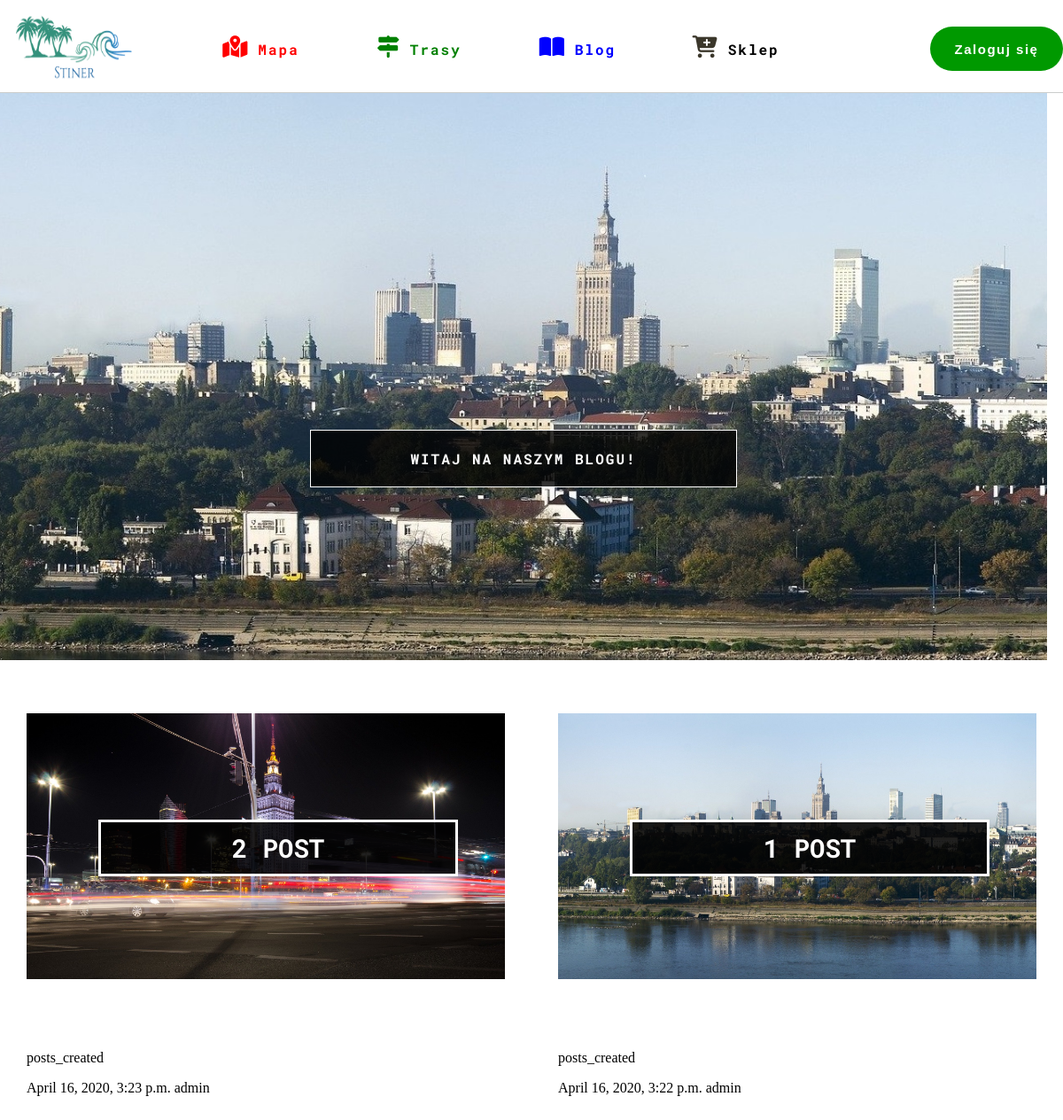
/blog/, run on an earlier commit of the app's database.
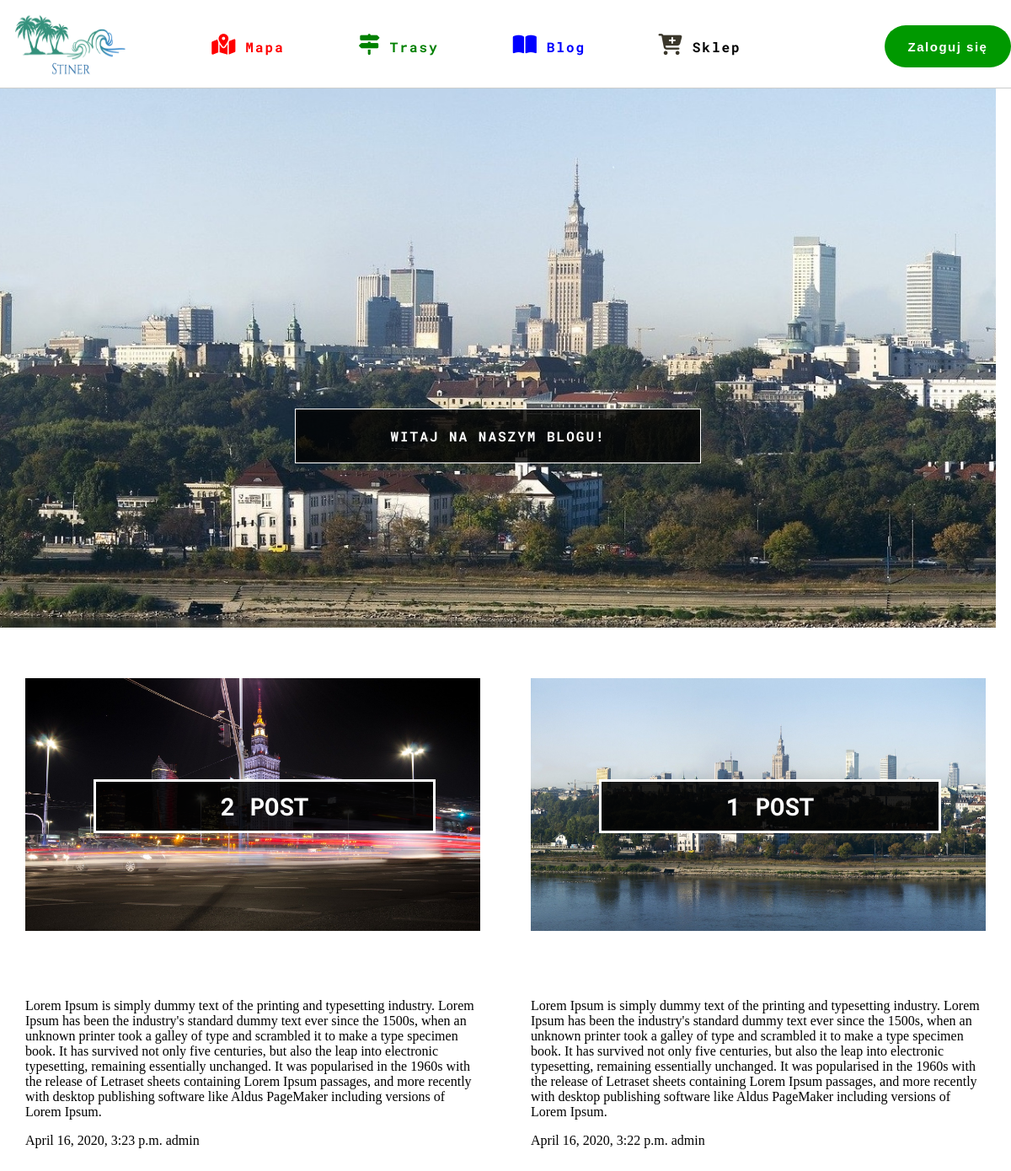
And on a later commit of the database.
### blog/models.py (models this page shows, shortened)
class Post(models.Model):
    STATUT_CHOICES = (
        ('draft', 'Szkic'),
        ('published', 'Opublikowany'),
    )
    owner = models.ForeignKey(User, related_name='posts_created', on_delete=models.CASCADE)
    title = models.CharField(max_length=30)
    slug = models.SlugField(max_length=250)
    image = models.ImageField(upload_to='media/img/%Y/%m%d')
    body = models.TextField()
    publish = models.DateTimeField(default=timezone.now)
    created = models.DateTimeField(auto_now_add=True)
    status = models.CharField(max_length=10, choices=STATUT_CHOICES, default='draft')
    class Meta:
        ordering = ('-publish',)

### blog/views.py (the view)
# urls.py: path('', views.PostsListView.as_view(), name='list_posts'),
class PostsListView(ListView):
    model = Post
    template_name = 'blog/list.html'
    def get_queryset(self):
        posts = super(PostsListView, self).get_queryset()
        return posts

### blog/templates/blog/list.html
{% extends "base.html" %}
{% load static %}
{% block content %}
<div class="content">
    <div class="blog_title">
        <div class="title"><p>Witaj na naszym Blogu! </p> </div>
    </div>
    <div class="posts">
        {% for post in object_list %}
            <div class="post">
                <div class="image"><img src='{{post.image.url}}' alt=""></div>
                <div class="title"><p>{{post.title}}</p></div>
                <div class="body"><p>{{post.body}}</p></div>
                <div class="info"><p>{{post.created}} {{post.owner}}</p></div>
            </div>
        {% endfor %}
    </div>
</div>
{% endblock %}

### blog/templates/base.html (shortened to what this page needs)
{% load static %}
<!DOCTYPE html>
<html lang="en">
<head>
    <link rel="stylesheet" href="{% static 'css/style.css' %}">
</head>
<body>
<div id="top">
    <div class="logo"><img src="{% static 'img/logo.png' %}" alt="logo"></div>
    <div class="menu">
        <ul>
            <li class="red"><a href="/"><i class="fas fa-map-marked-alt"></i>Mapa</a></li>
            <li class="green"><a href="#"><i class="fas fa-map-signs"></i>Trasy</a></li>
            <li class="blue"><a href="#"><i class="fas fa-book-open"></i>Blog</a></li>
            <li><a href="#"><i class="fas fa-cart-plus"></i>Sklep</a></li>
        </ul>
    </div>
    <div class="login">
        {% if user.is_authenticated %}
        <button><a href="{% url 'logout' %}">Wyloguj się</a></button>
        {% else %}
        <button><a href="{% url 'login' %}">Zaloguj się</a></button>
        {% endif %}
    </div>
</div>
{% block content %}
{% endblock %}
</body>
</html>

### map/static/css/style.css (style rules this page uses)
html, body { width: 100%;height: 100%;margin: 0;padding: 0; }
#top { border-bottom:1px solid #cbcdcc; height: 13vh; display:flex; }
#top div.logo { margin:10px; height:11vh; width: 150px; }
#top div.logo img { width:100%; height:100%; }
div#top div.menu { width:65%; height:10vh; font-family: 'Roboto Mono', monospace; }
div#top div.menu ul { display:flex; justify-content:space-between; list-style:none; height:11vh; }
div#top div.menu ul li { width: 25%; line-height:10vh; }
div#top div.menu ul li a { display:block; text-align: center; color: black; font-weight:bold; font-size:16px; letter-spacing:2px; text-decoration:none; }
div#top div.menu ul li.red a { color:red; }
div#top div.menu ul li.blue a { color:blue; }
div#top div.menu ul li.green a { color:green }
div#top div.menu ul li a i { font-size:25px; margin-right:10px; color: #3b372b; }
div#top div.menu ul li.red a i { color:red; }
div#top div.menu ul li.green a i { color:green; }
div#top div.menu ul li.blue a i { color:blue; }
div.login { margin-left:130px; }
div.login button { margin-top:30px; width:150px; height:50px; border-radius:25px; border-style: none; background-color:#009900; }
div.login button a { color:white; font-weight:bold; letter-spacing:1.5px; text-decoration:none; font-size:15px; }
div.blog_title { width:98.5vw; height:80vh; background-image: url("../../static/img/city.jpg"); background-size: cover; background-repeat: no-repeat; background-position: center; }
div.blog_title div.title { color: white; position: relative; top:380px; border:1px solid white; background-color: rgba(0, 0, 0, 0.8); width:40vw; padding: 5px 0; margin: 0 auto; text-align: center; }
div.blog_title div.title p { text-transform: uppercase; font-weight: bold; font-family: 'Roboto Mono', monospace; letter-spacing: 2px; }
div.posts { display: flex; flex-direction: row; flex-wrap: wrap; margin: 50px 0; }
div.posts div.post { width:45vw; margin: 10px auto; height:600px; }
div.posts div.post div.image { width:100%; height: 300px; }
div.posts div.post div.title { position: relative; top:-180px; border:3px solid white; width: 400px; left:15%; background-color: rgba(0, 0, 0, 0.87); text-align: center; }
div.posts div.post div.title p { color: white; font-size: 29px; font-weight: bold; font-family: 'Roboto Mono', monospace; margin: 10px; text-transform: uppercase; }
div.posts div.post div.body { margin:0; }

What changed in the data, as far as the page shows it:
changed Post "2 POST": body "posts_created" → "Lorem Ipsum is simply dummy text of the printing and typesetting industry. Lorem Ipsum has been the industry's standard dummy text ever since the 1500s, when an unknown printer took a galley of type and scrambled it to make a type specimen book. It has survived not only five centuries, but also the leap into electronic typesetting, remaining essentially unchanged. It was popularised in the 1960s with the release of Letraset sheets containing Lorem Ipsum passages, and more recently with desktop publishing software like Aldus PageMaker including versions of Lorem Ipsum."
changed Post "1 POST": body "posts_created" → "Lorem Ipsum is simply dummy text of the printing and typesetting industry. Lorem Ipsum has been the industry's standard dummy text ever since the 1500s, when an unknown printer took a galley of type and scrambled it to make a type specimen book. It has survived not only five centuries, but also the leap into electronic typesetting, remaining essentially unchanged. It was popularised in the 1960s with the release of Letraset sheets containing Lorem Ipsum passages, and more recently with desktop publishing software like Aldus PageMaker including versions of Lorem Ipsum."
